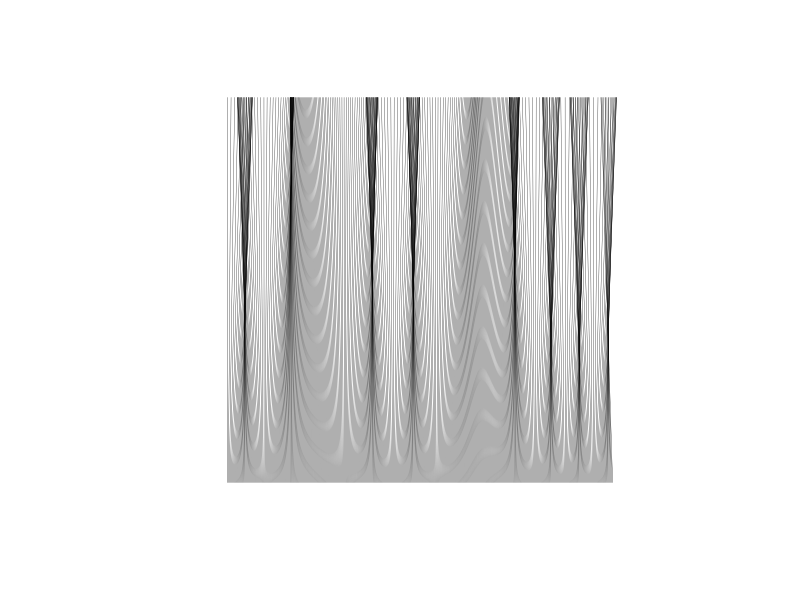

This chart was generated by the following R code:
x <- seq(from=0,to=1,len=400)
plot(0:1,0:1,asp=1,type="n",axes=FALSE,xlab='',ylab='')
for(a in x){
  segments(x0=a,y0=0,x1=a + sin(sin(a*7)*10 + a^2*10)/25,y1=1,lwd=0.3)
}
